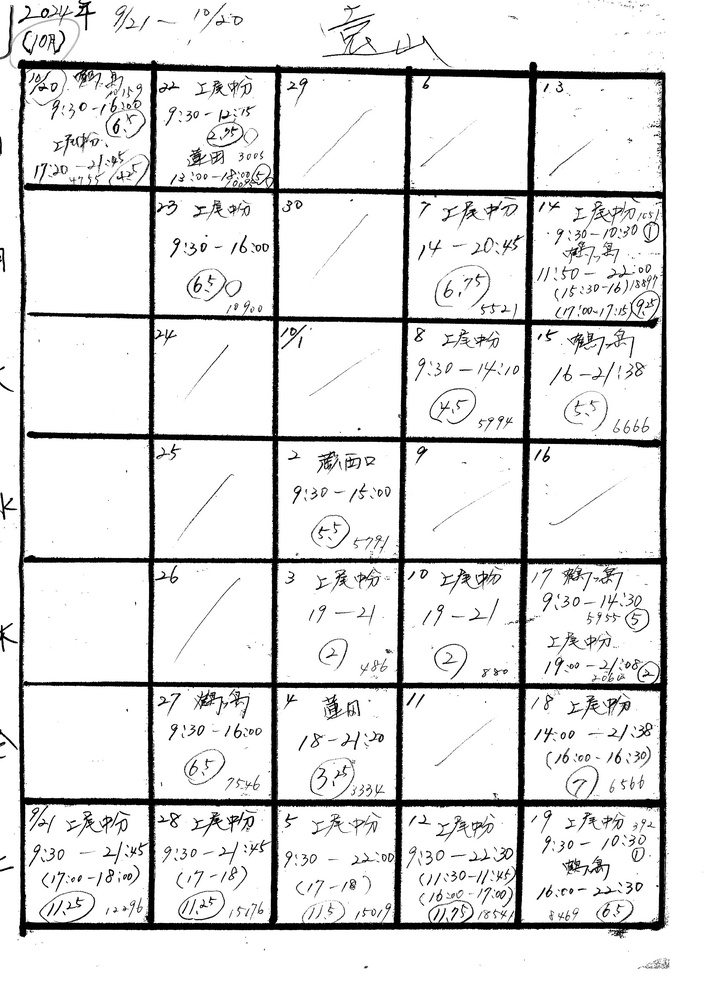
#> input picture 001.jpeg, 706 x 999 px, shrunk from 1653 x 2338 before the run
$ python ocr_preprocess.py 001.jpeg
#> lines starting #> are read from the running program, lines starting #| are printed output that depends on the picture; after the words box and inside, x2 and y2 are one past the last pixel; in counts of white or black regions, pixels touching at a corner belong together
import cv2
import numpy as np
import pytesseract
import argparse
import os

# 環境変数を設定（Tesseractが日本語を正しく認識できるようにする）
os.environ["TESSDATA_PREFIX"] = "/usr/share/tesseract-ocr/5/tessdata"

def preprocess_image(image_path):
    """罫線を消去し、OCRしやすい画像を作成"""
#> called with image_path = '001.jpeg'
    # 画像を読み込む（カラー）
    image = cv2.imread(image_path)
#> image is the input picture: shape (999, 706, 3); min 0, max 255, mean 226.1

    # グレースケール変換
    gray = cv2.cvtColor(image, cv2.COLOR_BGR2GRAY)

    # 罫線を薄くするためのぼかし
    blurred = cv2.GaussianBlur(gray, (3, 3), 0)

    # 二値化（適応的閾値）で文字を強調
    binary = cv2.adaptiveThreshold(blurred, 255, cv2.ADAPTIVE_THRESH_GAUSSIAN_C, cv2.THRESH_BINARY_INV, 11, 2)
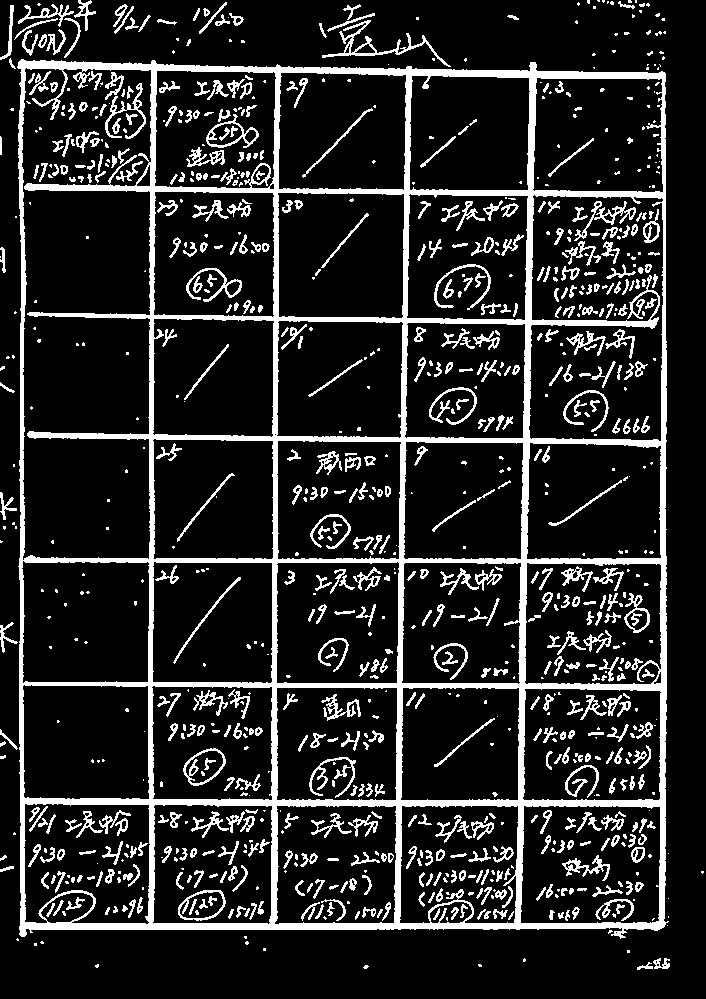
#> binary: shape (999, 706); 15.2% white; 959 white regions (413 under 20 px), largest, box (x1, y1, x2, y2) and area: (17, 59, 669, 939) 59757, (322, 20, 451, 67) 802, (574, 201, 636, 241) 468

    # 罫線をぼかして除去（メディアンフィルタ）
    binary = cv2.medianBlur(binary, 5)
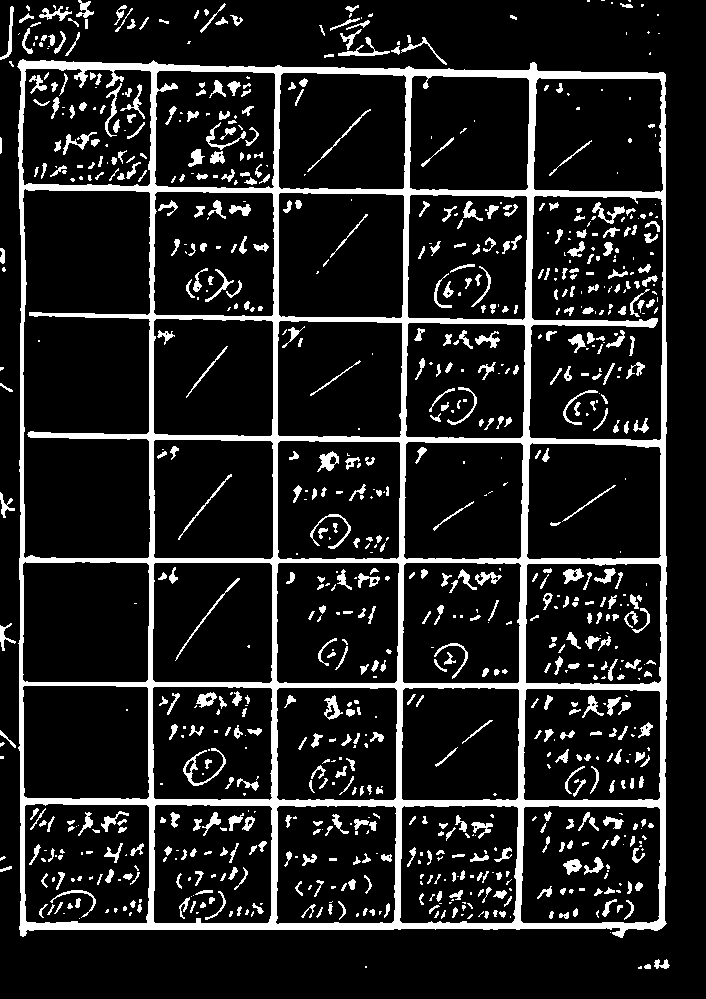
#> binary: shape (999, 706); 13.3% white; 906 white regions (357 under 20 px), largest, box (x1, y1, x2, y2) and area: (17, 59, 667, 938) 58804, (183, 748, 226, 786) 322, (338, 37, 390, 56) 243

    # 文字を強調するための処理（膨張・収縮）
    kernel = np.ones((2,2), np.uint8)
    binary = cv2.dilate(binary, kernel, iterations=1)
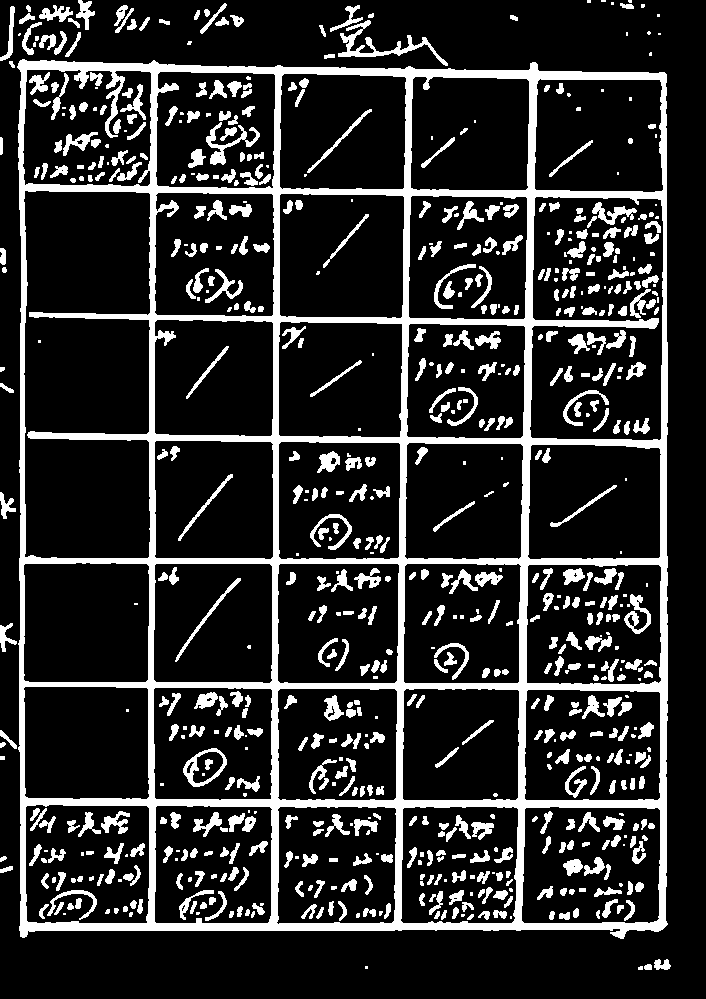
#> binary: shape (999, 706); 17.4% white; 738 white regions (172 under 20 px), largest, box (x1, y1, x2, y2) and area: (17, 59, 668, 939) 70008, (338, 20, 448, 66) 984, (206, 122, 260, 165) 603
    binary = cv2.erode(binary, kernel, iterations=1)
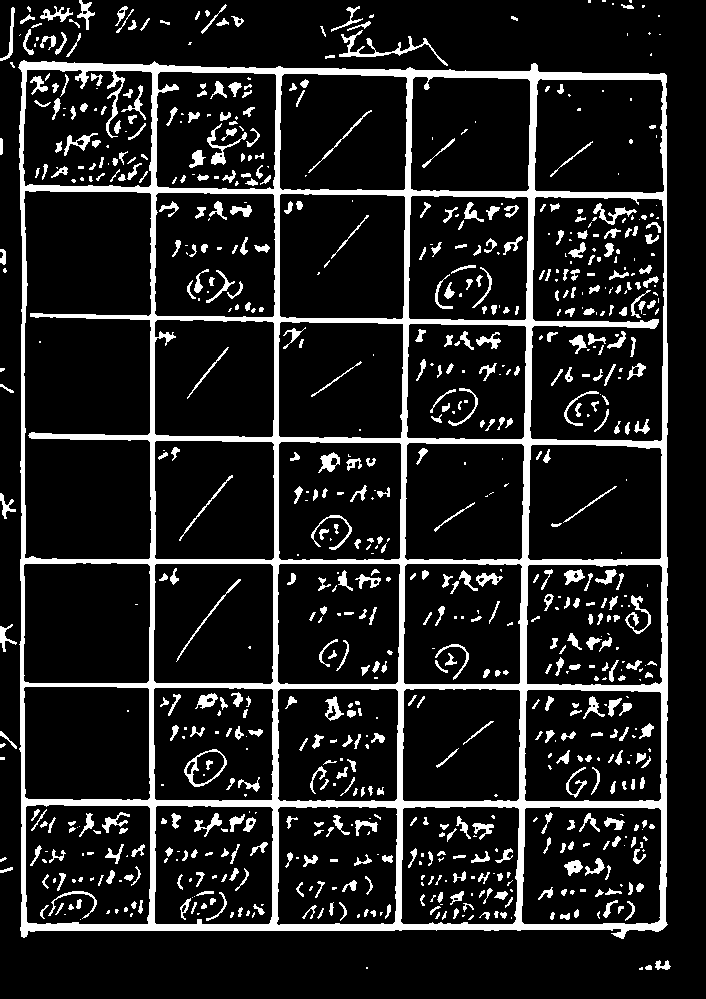
#> binary: shape (999, 706); 13.4% white; 811 white regions (294 under 20 px), largest, box (x1, y1, x2, y2) and area: (18, 60, 668, 939) 59159, (339, 30, 448, 66) 611, (207, 123, 247, 165) 340

    return binary

def perform_ocr(image):
    """OCRを実行し、読み取った文字列を返す"""
    text = pytesseract.image_to_string(image, lang="jpn", config="--psm 6")
    return text

def main():
    # 引数の設定
    parser = argparse.ArgumentParser(description="画像から罫線を除去し、OCRを実行する")
    parser.add_argument("image_path", help="OCRを実行する画像ファイルのパス")
    args = parser.parse_args()

    # 画像の前処理
    processed_image = preprocess_image(args.image_path)

    # OCRの実行
    text = perform_ocr(processed_image)

    # 結果を標準出力
    print(text)

if __name__ == "__main__":
    main()
#> (the call stopped at in perform_ocr, `text = pytesseract.image_to_string(image, lang="jpn", config="--psm 6")`: pytesseract is not available in this run)
